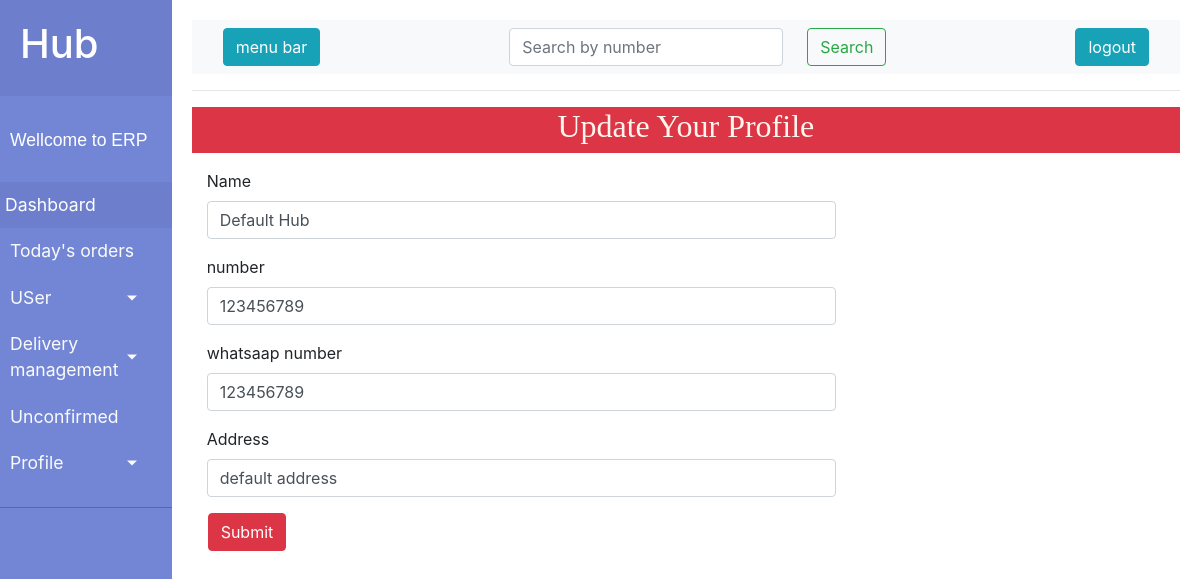
The app's page /hub/profile-update (signed in) with its own data.
### hub/models.py (models this page shows, shortened)
class Hub_detail(models.Model):
    id = models.AutoField(primary_key=True)
    hub_user = models.OneToOneField(User, on_delete=models.CASCADE)
    hub_name = models.CharField(max_length=225)
    number = models.IntegerField( default=00000000)
    address = models.CharField(max_length=400, default='default_address')
    whatsaap_number = models.IntegerField(default = 0000000000)

### hub/views.py (the view, shortened to what this page needs)
# urls.py: path('profile-update', views.profileupdate, name="profile-update"),
def profileupdate(request):
    user = Hub_detail.objects.get(hub_user = request.user)
    return render(request, 'hub/update.html',{'user':user})

### hub/templates/hub/update.html (shortened to what this page needs)
{% extends 'hub/baseTemplate.html' %}
{% block body %}
<div class="d-flex justify-content-center mt-3 bg-danger"> <h2 style="font-family: 'Times New Roman', Times, serif; color: seashell;">Update Your Profile</h2></div>
<div class="form mt-3">
    <form method="post" action="">
        <div class="form-group  col-md-8">
            <label for="name">Name </label>
            <input type="text" id ="name" class="form-control" name="name" value="{{user.hub_name}}" placeholder="Enter Name">
        </div>
      <div class="form-group  col-md-8">
            <label for="numbwe">number </label>
            <input type="tell" id ="number" class="form-control" name="number" value="{{user.number}}" placeholder="Enter Number">
        </div>
      <div class="form-group  col-md-8">
            <label for="wnumber"> whatsaap number </label>
            <input type="tell" id ="wnumber" class="form-control" name="wnumber" value="{{user.whatsaap_number}}" placeholder="Enter Number">
        </div>
      <div class="form-group  col-md-8">
            <label for="Address"> Address </label>
            <input type="text" id ="Address" class="form-control" name="address" value="{{user.address}}" placeholder="Enter Address">
        </div>
        <button class="btn btn-danger ml-3" type="submit">Submit</button>
        </form>
</div>
{% endblock %}

### records on screen
Hub_detail: name "Default Hub", number "123456789", wnumber "123456789", address "default address"
